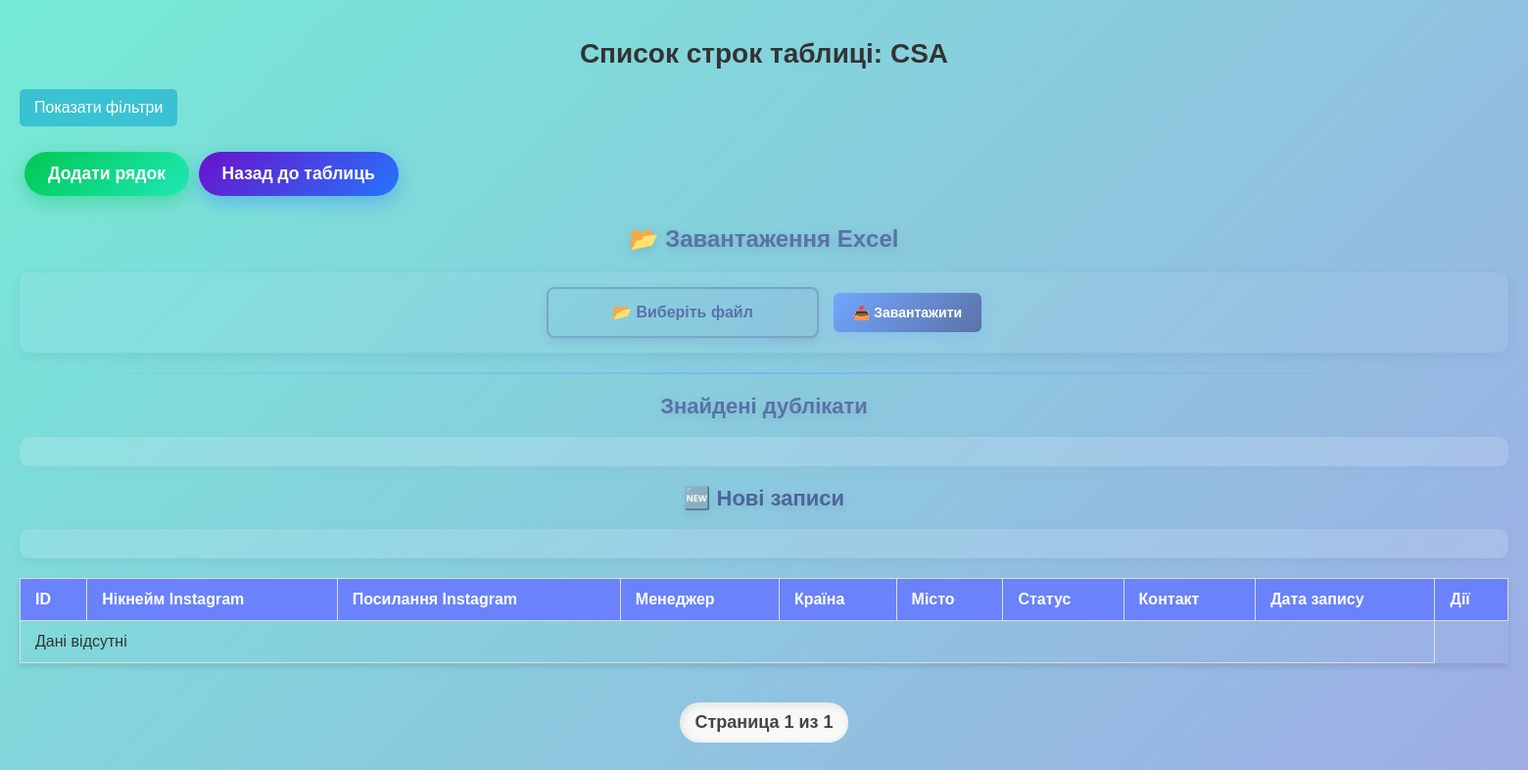
Page /clients/tables/41/?page=184 on the earlier database version.
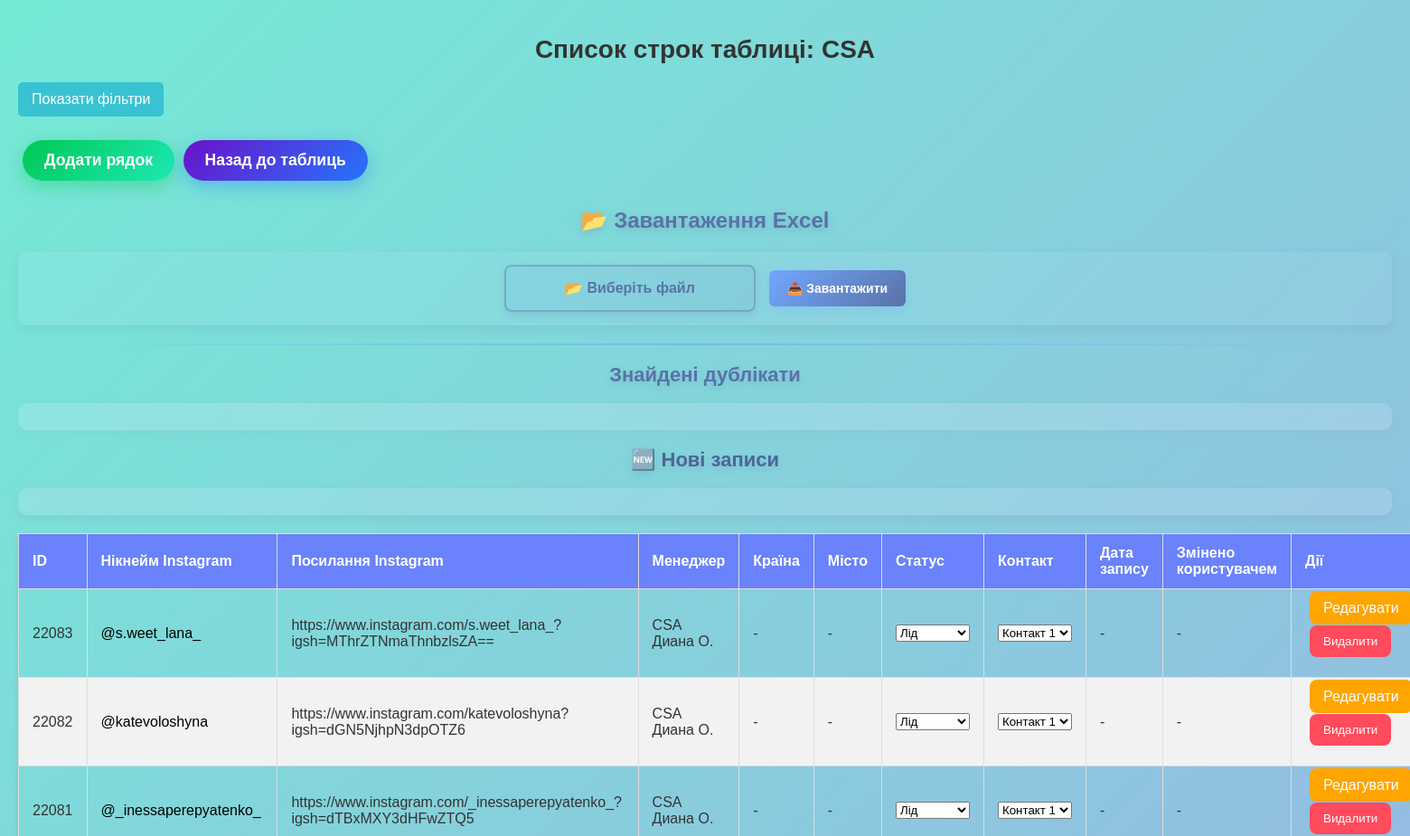
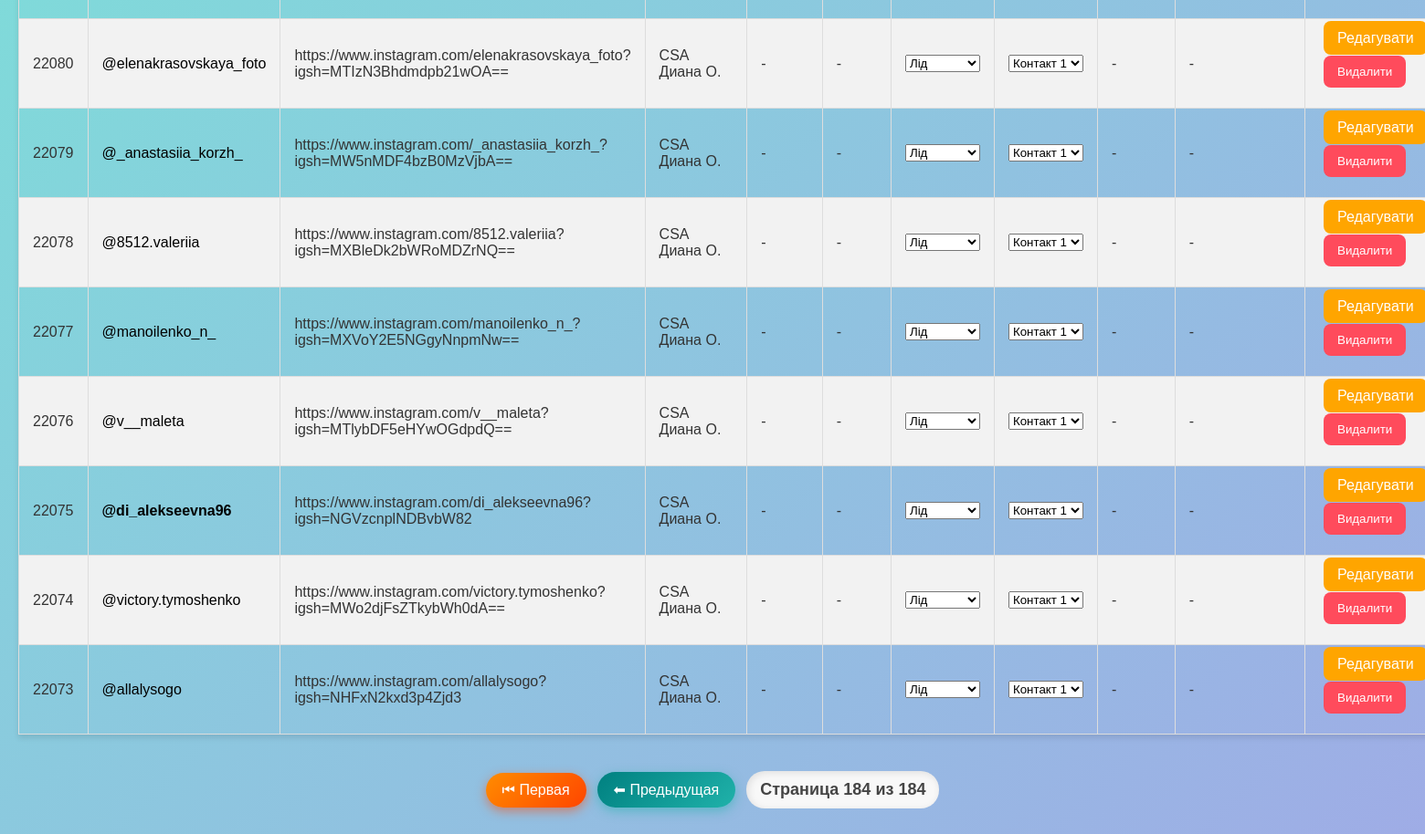
Same page on the later database version (2 pictures, top to bottom).
### clients/models.py (models this page shows, shortened)
class CustomRow(models.Model):
    STATUS_CHOICES = [
        ('lead', 'Лид'),
        ('client', 'Клиент'),
        ('customer', 'Заказчик'),
    ]
    CONTACT_CHOICES = [
        ('contact_1', 'Контакт 1'),
        ('contact_2', 'Контакт 2'),
        ('contact_3', 'Контакт 3'),
        ('contact_4', 'Контакт 4'),
    ]
    PRIORITY_CHOICES = [
        ('low', 'Низкий'),
        ('medium', 'Средний'),
        ('high', 'Высокий'),
    ]
    status = models.CharField(
        max_length=50,
        choices=STATUS_CHOICES,
        default='lead',
        blank=True,
        null=True
    )
    contact = models.CharField(
        max_length=10,
        choices=CONTACT_CHOICES,
        blank=True,
        null=True
    )
    priority = models.CharField(
        max_length=12,
        choices=PRIORITY_CHOICES,
        default='low',
        blank=True,
        null=True
    )
    change_status_contact = models.CharField(
    max_length=10,
    choices=CONTACT_CHOICES,  # 👈 Добавляем `choices`
    blank=True,
    null=True
    )
    table = models.ForeignKey(CustomTable, on_delete=models.CASCADE, related_name="rows", null=False, blank=False)
    name = models.CharField(max_length=255,blank=True, null=True)  # Имя клиента
    instagram_username = models.CharField(max_length=40, blank=True, null=True)  # Никнейм Instagram
    instagram_link = models.URLField(blank=True, null=True)  # Ссылка Instagram
    phone_number = models.CharField(max_length=20, blank=True, null=True)  # Номер телефона
    email = models.EmailField(max_length=255, blank=True, null=True, verbose_name='Електронна пошта')
    manager = models.CharField(max_length=255,blank=True, null=True)  # Менеджер (обязательное)
    country = models.CharField(max_length=255, blank=True, null=True)  # Поле страны
    city = models.CharField(max_length=255, blank=True, null=True)  # Поле города
    status = models.CharField(max_length=50, blank=True, null=True, choices=[
        ('lead', 'Лид'),
        ('client', 'Клиент'),
        ('customer', 'Заказчик')
    ], default='lead')
    deal_amount = models.DecimalField(max_digits=10, decimal_places=2, blank=True, null=True)
    deal_amount_currency = models.CharField(max_length=3, choices=[('UAH', 'UAH'), ('USD', 'USD'), ('EUR', 'EUR')], default='UAH')
    paid_amount = models.DecimalField(max_digits=10, decimal_places=2, blank=True, null=True)
    paid_amount_currency = models.CharField(max_length=3, choices=[('UAH', 'UAH'), ('USD', 'USD'), ('EUR', 'EUR')], default='UAH')
    expected_profit = models.DecimalField(max_digits=10, decimal_places=2, blank=True, null=True)
    expected_profit_currency = models.CharField(max_length=3, choices=[('UAH', 'UAH'), ('USD', 'USD'), ('EUR', 'EUR')], default='UAH')
    contact = models.CharField(max_length=10, blank=True, null=True, choices=[
        ('contact_1', 'Контакт 1'),
        ('contact_2', 'Контакт 2'),
        ('contact_3', 'Контакт 3'),
        ('contact_4', 'Контакт 4'),
    ])
    change_status_contact = models.CharField(max_length=10, blank=True, null=True, choices=[
        ('contact_1', 'Контакт 1'),
        ('contact_2', 'Контакт 2'),
        ('contact_3', 'Контакт 3'),
        ('contact_4', 'Контакт 4'),
    ])
    priority = models.CharField(
        max_length=12,
        choices=[
            ('low', 'Низький'),
            ('medium', 'Середній'),
            ('high', 'Високий'),
        ],
        default='low',  # Значение по умолчанию
        verbose_name='Пріоритет'
    )
    record_date = models.DateTimeField(blank=True, null=True)  # Дата записи
    due_date = models.DateTimeField(blank=True, null=True)  # Срок выполнения
    inquiry_date = models.DateTimeField(blank=True, null=True)  # Дата обращения
    additional_data = models.JSONField(default=dict, blank=True)  # Для хранения уникальных данных
    last_updated = models.DateTimeField(auto_now=True)  # Последнее изменение
    updated_by = models.ManyToManyField(
    User,
    blank=True,
    related_name='updated_rows',
    verbose_name="Змінено користувачем"
    )
    manually_updated = models.BooleanField(
        default=False,
        verbose_name="Ручное изменение"
    )

### clients/views.py (the view)
# urls.py: path('tables/<int:table_id>/', views.custom_row_list, name='custom_row_list'),  # Просмотр строк в таблице
def custom_row_list(request, table_id):
    table = get_object_or_404(CustomTable, id=table_id)
    translations = {
        "status": {"lead": "Лід", "client": "Клієнт", "customer": "Замовник"},
        "contact": {"contact_1": "Контакт 1", "contact_2": "Контакт 2"},
        "priority": {"low": "Низький", "medium": "Середній", "high": "Високий"}
    }
    if isinstance(table.visible_fields, str):
        try:
            visible_fields = json.loads(table.visible_fields)
        except json.JSONDecodeError:
            visible_fields = []
    else:
        visible_fields = table.visible_fields or []
    visible_fields = [
        {"name": field["name"], "label": FIELD_TRANSLATIONS.get(field["name"], field["name"])}
        for field in visible_fields if isinstance(field, dict)
    ]
    select_fields = ["contact", "status", "priority", "change_status_contact"]
    allowed_fields = [field["name"] for field in visible_fields if field["name"] in select_fields]
    choices = {}
    for field in allowed_fields:
        choices[field] = list(CustomRow.objects.values_list(field, flat=True).distinct())
    filters = {key: request.GET[key] for key in request.GET if request.GET[key] and key != 'page'}
    query = Q(table=table)
    for key, value in filters.items():
        query &= Q(**{f"{key}__icontains": value})
    rows = CustomRow.objects.filter(query).order_by("-id")
    all_rows = CustomRow.objects.filter(table=table)
    duplicate_usernames = [
        key for key, count in Counter(
            all_rows.values_list("instagram_username", flat=True)
        ).items() if count > 1
    ]
    duplicate_phones = [
        key for key, count in Counter(
            all_rows.values_list("phone_number", flat=True)
        ).items() if count > 1
    ]
    paginator = None
    if not filters:  # Если фильтры не применены, используем пагинацию
        paginator = Paginator(rows, 20)
        page = request.GET.get("page")
        try:
            rows = paginator.page(page)
        except PageNotAnInteger:
            rows = paginator.page(1)
        except EmptyPage:
            rows = paginator.page(paginator.num_pages)
    for row in rows:
        if isinstance(row.additional_data, str):
            try:
                row.additional_data = json.loads(row.additional_data)
            except json.JSONDecodeError:
                row.additional_data = {}
        updated_by_ids = row.additional_data.get("updated_by", [])
        if isinstance(updated_by_ids, str):
            updated_by_ids = updated_by_ids.strip("[]").replace("'", "").split(", ")
        updated_by_ids = [int(uid) for uid in updated_by_ids if str(uid).isdigit()]
        users = User.objects.filter(id__in=updated_by_ids).values_list("username", flat=True)
        row.updated_by_names = ", ".join(users) if users else "-"
    return render(request, "clients/custom_row_list.html", {
        "table": table,
        "rows": rows,  # ✅ Все строки (если фильтры применены)
        "visible_fields": visible_fields,
        "duplicate_usernames": list(duplicate_usernames),
        "duplicate_phones": list(duplicate_phones),
        "field_translations": FIELD_TRANSLATIONS,
        "allowed_fields": allowed_fields,
        "choices": choices,
        "filters": filters,  # ✅ Передаем фильтры в шаблон
        "paginator": paginator,  # ✅ Если пагинация не нужна, передаем None
        "current_page": 1 if paginator else 1,  # Если пагинация отсутствует, делаем страницу 1
        "total_pages": 1 if paginator is None else paginator.num_pages,  # Если пагинация отсутствует, страница одна
        "translations": translations,  # Добавь в контекст!
    })

### clients/templatetags/custom_filters.py (called while the page is built)
@register.filter
def get_item(dictionary, key):
    if isinstance(dictionary, str):
        try:
            dictionary = json.loads(dictionary)
        except json.JSONDecodeError:
            return None
    return dictionary.get(key, "-")  # Возвращает значение по ключу или "-", если ключа нет

### clients/templates/clients/custom_row_list.html (shortened to what the changed rows need)
{% load static %}
{% load custom_filters %}
<!DOCTYPE html>
<html lang="uk">
<head>
    <link rel="stylesheet" href="{% static 'css/tablelist.css' %}">
</head>
<body>
    <h1>Список строк таблиці: {{ table.name }}</h1>
    <h2 class="excel-title">📂 Завантаження Excel</h2>
    <h2 class="duplicate-title"> Знайдені дублікати</h2>
    <h2 class="new-entries-title">🆕 Нові записи</h2>
    <table id="data-table" data-table-id="{{ table.id }}">
        <thead>
            <tr>
                <th>ID</th>
                {% for field in visible_fields %}
                    <th>{{ field.label }}</th>
                {% endfor %}
                <th>Дії</th>
            </tr>
        </thead>
        <tbody id="table-body">
            {% for row in rows %}
            <tr data-row-id="{{ row.id }}">
                <td>{{ row.id }}</td>
                {% for field in visible_fields %}
                    <td class="
                        {% if field.name == 'instagram_username' and row.additional_data|get_item:'instagram_username' in duplicate_usernames %}duplicate{% endif %}
                    ">
                        {% if field.name == 'contact' %}
                            <select class="editable-select contact-select" data-row-id="{{ row.id }}">
                                <option value="contact_1" {% if row.contact == 'contact_1' %}selected{% endif %}>Контакт 1</option>
                            </select>
                        {% elif field.name == 'status' %}
                            <select class="editable-select status-select" data-row-id="{{ row.id }}">
                                <option value="lead" {% if row.status == 'lead' %}selected{% endif %}>Лід</option>
                            </select>
                        {% elif field.name == 'deal_amount' %}
                            {{ row.deal_amount }} {{ row.deal_amount_currency }}
                        {% elif field.name == 'paid_amount' %}
                            {{ row.paid_amount }} {{ row.paid_amount_currency }}
                        {% elif field.name == 'expected_profit' %}
                            {{ row.expected_profit }} {{ row.expected_profit_currency }}
                        {% elif field.name == 'instagram_username' %}
                            {% with username=row.additional_data|get_item:'instagram_username' link=row.additional_data|get_item:'instagram_link' %}
                                {% if username and link %}
                                    <a href="{{ link }}" target="_blank">{{ username }}</a>
                                {% else %}
                                    {{ username|default:"-" }}
                                {% endif %}
                            {% endwith %}
                        {% elif field.name == 'updated_by' %}
                            {{ row.updated_by_names|default:"-" }}
                        {% else %}
                            {{ row.additional_data|get_item:field.name|default:"-" }}
                        {% endif %}
                    </td>
                {% endfor %}
                <td>
                    <a href="{% url 'edit_row' table.id row.id %}" class="btn-edit">Редагувати</a>
                    <button class="btn-delete" data-row-id="{{ row.id }}">Видалити</button>
                </td>
            </tr>
            {% empty %}
            <tr>
                <td colspan="{{ visible_fields|length|add:'1' }}">Дані відсутні</td>
            </tr>
            {% endfor %}
        </tbody>
    </table>
<div class="pagination">
    {% if rows.has_previous %}
        <a href="?page=1{% for k, v in filters.items %}&{{ k }}={{ v }}{% endfor %}" class="page-btn first">⏮ Первая</a>
        <a href="?page={{ rows.previous_page_number }}{% for k, v in filters.items %}&{{ k }}={{ v }}{% endfor %}" class="page-btn prev">⬅ Предыдущая</a>
    {% endif %}
    <span class="page-info">Страница <strong>{{ rows.number }}</strong> из <strong>{{ total_pages }}</strong></span>
</div>
</body>
</html>

Differences in the rows shown:
added CustomRow: id "22083", visible_fields "@s.weet_lana_", additional_data|get_item "https://www.instagram.com/s.weet_lana_?igsh=MThrZTNmaThnbzlsZA==" "CSA Диана О." "-" "-" "-", status+id "Лід", id "Контакт 1", updated_by_names "-"
added CustomRow: id "22082", visible_fields "@katevoloshyna", additional_data|get_item "https://www.instagram.com/katevoloshyna?igsh=dGN5NjhpN3dpOTZ6" "CSA Диана О." "-" "-" "-", status+id "Лід", id "Контакт 1", updated_by_names "-"
added CustomRow: id "22081", visible_fields "@_inessaperepyatenko_", additional_data|get_item "https://www.instagram.com/_inessaperepyatenko_?igsh=dTBxMXY3dHFwZTQ5" "CSA Диана О." "-" "-" "-", status+id "Лід", id "Контакт 1", updated_by_names "-"
added CustomRow: id "22080", visible_fields "@elenakrasovskaya_foto", additional_data|get_item "https://www.instagram.com/elenakrasovskaya_foto?igsh=MTIzN3Bhdmdpb21wOA==" "CSA Диана О." "-" "-" "-", status+id "Лід", id "Контакт 1", updated_by_names "-"
added CustomRow: id "22079", visible_fields "@_anastasiia_korzh_", additional_data|get_item "https://www.instagram.com/_anastasiia_korzh_?igsh=MW5nMDF4bzB0MzVjbA==" "CSA Диана О." "-" "-" "-", status+id "Лід", id "Контакт 1", updated_by_names "-"
added CustomRow: id "22078", visible_fields "@8512.valeriia", additional_data|get_item "https://www.instagram.com/8512.valeriia?igsh=MXBleDk2bWRoMDZrNQ==" "CSA Диана О." "-" "-" "-", status+id "Лід", id "Контакт 1", updated_by_names "-"
added CustomRow: id "22077", visible_fields "@manoilenko_n_", additional_data|get_item "https://www.instagram.com/manoilenko_n_?igsh=MXVoY2E5NGgyNnpmNw==" "CSA Диана О." "-" "-" "-", status+id "Лід", id "Контакт 1", updated_by_names "-"
added CustomRow: id "22076", visible_fields "@v__maleta", additional_data|get_item "https://www.instagram.com/v__maleta?igsh=MTlybDF5eHYwOGdpdQ==" "CSA Диана О." "-" "-" "-", status+id "Лід", id "Контакт 1", updated_by_names "-"
added CustomRow: id "22075", visible_fields "@di_alekseevna96", additional_data|get_item "https://www.instagram.com/di_alekseevna96?igsh=NGVzcnplNDBvbW82" "CSA Диана О." "-" "-" "-", status+id "Лід", id "Контакт 1", updated_by_names "-"
added CustomRow: id "22074", visible_fields "@victory.tymoshenko", additional_data|get_item "https://www.instagram.com/victory.tymoshenko?igsh=MWo2djFsZTkybWh0dA==" "CSA Диана О." "-" "-" "-", status+id "Лід", id "Контакт 1", updated_by_names "-"
added CustomRow: id "22073", visible_fields "@allalysogo", additional_data|get_item "https://www.instagram.com/allalysogo?igsh=NHFxN2kxd3p4Zjd3" "CSA Диана О." "-" "-" "-", status+id "Лід", id "Контакт 1", updated_by_names "-"
Other differences:
{{ rows.number }}: "1" → "184"
{{ total_pages }}: "1" → "184"
new list line: "Змінено користувачем"
text no longer shown: "Дані відсутні"
text now shown: "⏮ Первая ⬅ Предыдущая"
